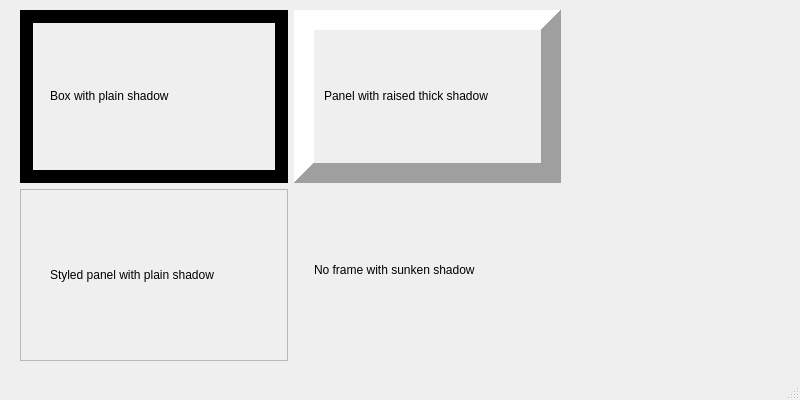
<?xml version="1.0" encoding="UTF-8"?>
<ui version="4.0">
 <class>MainWindow</class>
 <widget class="QMainWindow" name="MainWindow">
  <property name="geometry">
   <rect>
    <x>0</x>
    <y>0</y>
    <width>800</width>
    <height>400</height>
   </rect>
  </property>
  <property name="minimumSize">
   <size>
    <width>800</width>
    <height>400</height>
   </size>
  </property>
  <property name="maximumSize">
   <size>
    <width>800</width>
    <height>400</height>
   </size>
  </property>
  <property name="windowTitle">
   <string>MainWindow</string>
  </property>
  <widget class="QWidget" name="centralwidget">
   <widget class="QWidget" name="">
    <property name="geometry">
     <rect>
      <x>20</x>
      <y>10</y>
      <width>541</width>
      <height>351</height>
     </rect>
    </property>
    <layout class="QGridLayout" name="gridLayout">
     <item row="0" column="1">
      <widget class="QFrame" name="frame_3">
       <property name="frameShape">
        <enum>QFrame::Panel</enum>
       </property>
       <property name="frameShadow">
        <enum>QFrame::Raised</enum>
       </property>
       <property name="lineWidth">
        <number>20</number>
       </property>
       <property name="midLineWidth">
        <number>5</number>
       </property>
       <widget class="QLabel" name="label_2">
        <property name="geometry">
         <rect>
          <x>30</x>
          <y>60</y>
          <width>201</width>
          <height>51</height>
         </rect>
        </property>
        <property name="text">
         <string>Panel with raised thick shadow</string>
        </property>
       </widget>
      </widget>
     </item>
     <item row="1" column="1">
      <widget class="QFrame" name="frame">
       <property name="frameShape">
        <enum>QFrame::NoFrame</enum>
       </property>
       <property name="frameShadow">
        <enum>QFrame::Sunken</enum>
       </property>
       <property name="lineWidth">
        <number>10</number>
       </property>
       <property name="midLineWidth">
        <number>7</number>
       </property>
       <widget class="QLabel" name="label_4">
        <property name="geometry">
         <rect>
          <x>20</x>
          <y>60</y>
          <width>231</width>
          <height>41</height>
         </rect>
        </property>
        <property name="text">
         <string>No frame with sunken shadow</string>
        </property>
       </widget>
      </widget>
     </item>
     <item row="1" column="0">
      <widget class="QFrame" name="frame_2">
       <property name="frameShape">
        <enum>QFrame::StyledPanel</enum>
       </property>
       <property name="frameShadow">
        <enum>QFrame::Plain</enum>
       </property>
       <property name="lineWidth">
        <number>13</number>
       </property>
       <property name="midLineWidth">
        <number>2</number>
       </property>
       <widget class="QLabel" name="label_3">
        <property name="geometry">
         <rect>
          <x>30</x>
          <y>60</y>
          <width>201</width>
          <height>51</height>
         </rect>
        </property>
        <property name="text">
         <string>Styled panel with plain shadow</string>
        </property>
       </widget>
      </widget>
     </item>
     <item row="0" column="0">
      <widget class="QFrame" name="frame_4">
       <property name="frameShape">
        <enum>QFrame::Box</enum>
       </property>
       <property name="frameShadow">
        <enum>QFrame::Plain</enum>
       </property>
       <property name="lineWidth">
        <number>13</number>
       </property>
       <property name="midLineWidth">
        <number>2</number>
       </property>
       <widget class="QLabel" name="label">
        <property name="geometry">
         <rect>
          <x>30</x>
          <y>60</y>
          <width>221</width>
          <height>51</height>
         </rect>
        </property>
        <property name="text">
         <string>Box with plain shadow</string>
        </property>
       </widget>
      </widget>
     </item>
    </layout>
   </widget>
  </widget>
  <widget class="QMenuBar" name="menubar">
   <property name="geometry">
    <rect>
     <x>0</x>
     <y>0</y>
     <width>800</width>
     <height>22</height>
    </rect>
   </property>
  </widget>
  <widget class="QStatusBar" name="statusbar"/>
 </widget>
 <resources/>
 <connections/>
</ui>
